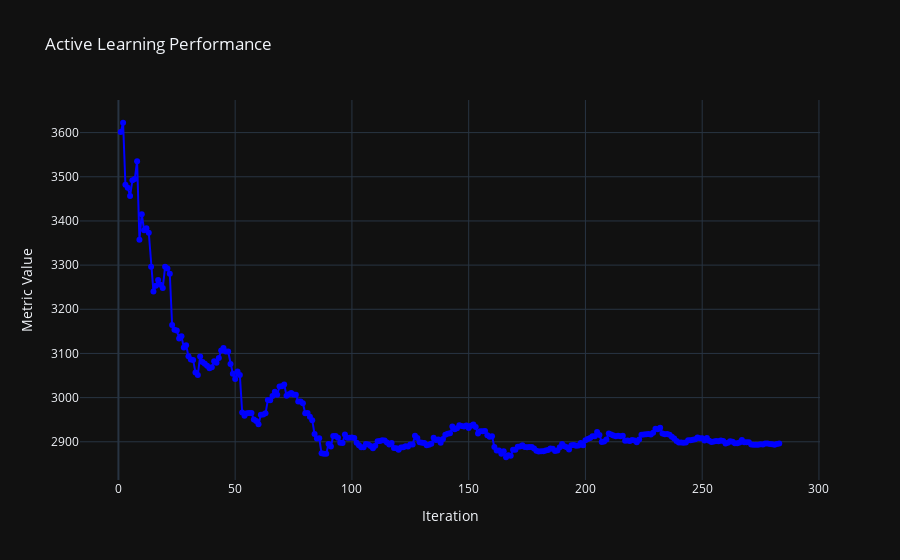

Here is the notebook cell this chart was saved with:
### Code cell
# Plot MSE trends
fig_mse = go.Figure()
fig_mse.add_trace(
 go.Scatter(
  x=list(range(1, n_queries + 1)), y=mse_history,
  mode='lines+markers', name='MSE', line=dict(color='blue')
 )
)
fig_mse.update_layout(
    title="Active Learning Performance",
    xaxis_title="Iteration",
    yaxis_title="Metric Value",
    legend_title="Metrics",
    template="plotly_dark"
)
fig_mse.show()

### Figure 1 — Plotly figure (JSON) as saved in the notebook; plotly's stock layout.template omitted (floating-point values rounded to 4 significant figures; data arrays with more than 128 entries replaced by an {"elided": "..."} marker saying what was removed)
{"data": [{"line": {"color": "blue"}, "mode": "lines+markers", "name": "MSE", "type": "scatter", "x": {"elided": "283 int values"}, "y": {"elided": "283 float values"}}], "layout": {"legend": {"title": {"text": "Metrics"}}, "title": {"text": "Active Learning Performance"}, "xaxis": {"title": {"text": "Iteration"}}, "yaxis": {"title": {"text": "Metric Value"}}}}
